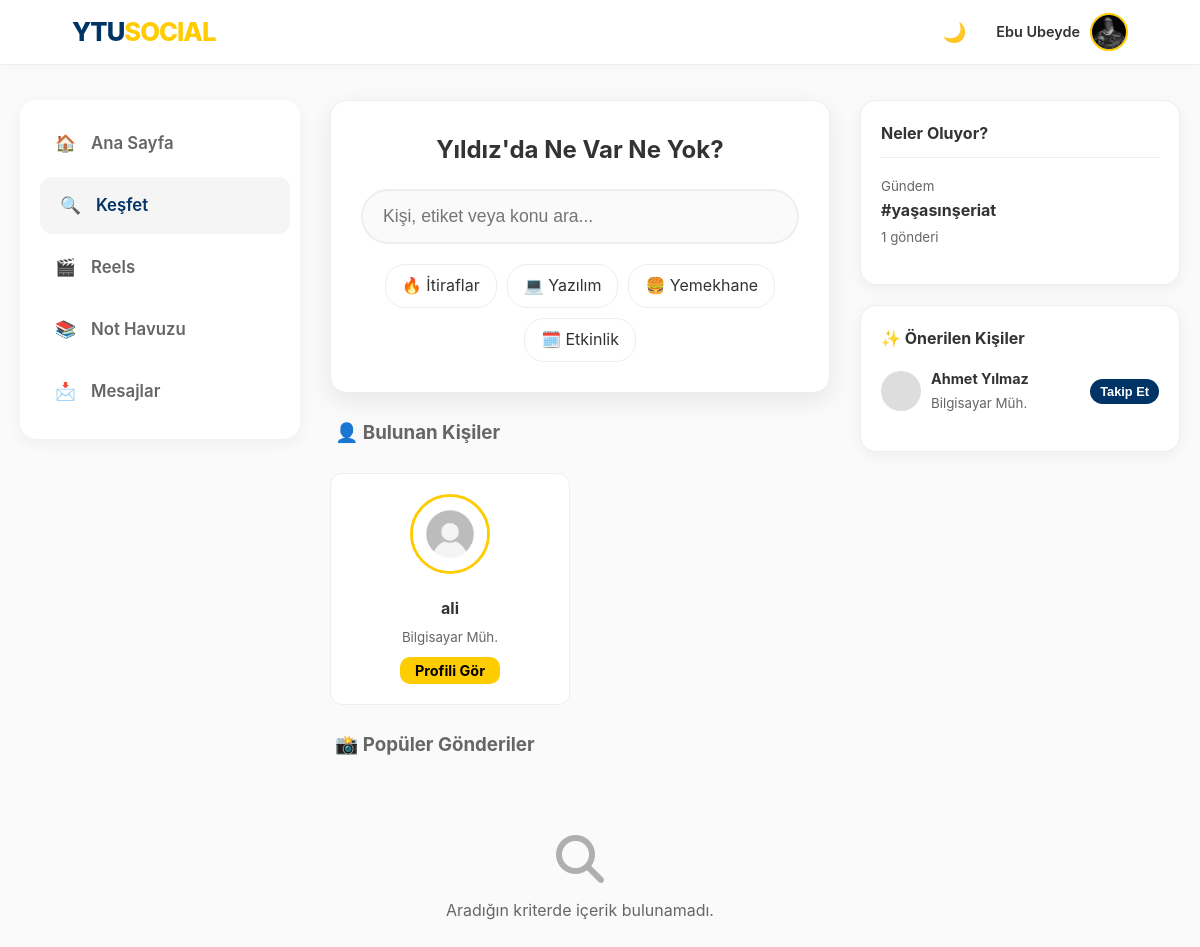
Page /explore (signed in) on the committed database.
### app.py (models this page shows, shortened)
class User(UserMixin, db.Model):
    id = db.Column(db.Integer, primary_key=True)
    email = db.Column(db.String(120), unique=True, nullable=False)
    password = db.Column(db.String(200), nullable=False)
    username = db.Column(db.String(50), nullable=True)
    handle = db.Column(db.String(30), unique=True, nullable=True)
    stories = db.relationship('Story', backref='author', lazy=True)
    is_admin = db.Column(db.Boolean, default=False)
    department = db.Column(db.String(100), nullable=True)
    score = db.Column(db.Integer, default=0)
    bio = db.Column(db.String(200), nullable=True)
    profile_pic = db.Column(db.String(200), default='img/default_avatar.png')
    is_verified = db.Column(db.Boolean, default=False)
    otp_code = db.Column(db.String(6))
    ban_expiration = db.Column(db.DateTime, nullable=True)
    is_banned = db.Column(db.Boolean, default=False)
    posts = db.relationship('Post', backref='author', lazy=True)
    image_file = db.Column(db.String(20), nullable=True)
    comments = db.relationship('Comment', backref='author', lazy=True)
    messages_sent = db.relationship('Message', foreign_keys='Message.sender_id', backref='sender', lazy='dynamic')
    messages_received = db.relationship('Message', foreign_keys='Message.recipient_id', backref='recipient', lazy='dynamic')
    saved_posts = db.relationship('SavedPost', back_populates='user', lazy=True, cascade="all, delete-orphan")
    followed = db.relationship(
        'User', secondary=followers,
        primaryjoin=(followers.c.follower_id == id),
        secondaryjoin=(followers.c.followed_id == id),
        backref=db.backref('followers', lazy='dynamic'), lazy='dynamic'
    )

### app.py (the view)
@app.route('/explore')
@login_required
def explore():
    query = request.args.get('q')
    votes = load_votes()
    for club in CLUBS_DATA:
        club['votes'] = votes.get(club['id'], 0)
    ranked_clubs = sorted(CLUBS_DATA, key=lambda x: x['votes'], reverse=True)
    if query:
        if query.startswith('#'):
            posts = Post.query.filter(Post.content.contains(query)).order_by(Post.date_posted.desc()).all()
            return render_template('index.html', posts=posts, active_tab='explore', clubs=ranked_clubs, votes=votes, stories={})
        else:
            search_term = f"%{query}%"
            users = User.query.filter(
                or_(
                    User.username.ilike(search_term),
                    User.handle.ilike(search_term),
                    User.department.ilike(search_term)
                )
            ).all()
            def siralama_puani(user):
                q_lower = query.lower()
                name_lower = (user.username or "").lower()
                handle_lower = (user.handle or "").lower()
                if name_lower == q_lower or handle_lower == q_lower: return 0
                elif name_lower.startswith(q_lower) or handle_lower.startswith(q_lower): return 1
                else: return 2
            users.sort(key=siralama_puani)
            return render_template('explore.html', users=users, search_query=query, clubs=ranked_clubs)
    else:
        users = User.query.filter(User.id != current_user.id).all()
        random.shuffle(users)
        users = users[:20]
        return render_template('explore.html', users=users, search_query=query, clubs=ranked_clubs)

### app.py (called while the page is built)
def load_votes():
    if not os.path.exists(DATA_FILE) or os.path.getsize(DATA_FILE) == 0:
        default_votes = {club['id']: 0 for club in CLUBS_DATA}
        save_votes(default_votes)
        return default_votes
    with open(DATA_FILE, 'r', encoding='utf-8') as f:
        return json.load(f)

@login_manager.user_loader
def load_user(user_id):
    return User.query.get(int(user_id))

@app.before_request
def check_ban():
    if current_user.is_authenticated:
        if current_user.is_banned or (current_user.ban_expiration and current_user.ban_expiration > datetime.now()):
            if request.endpoint not in ['logout', 'static', 'login']:
                logout_user()
                flash("🚫 Hesabınız yasaklandı veya uzaklaştırıldı.", "danger")
                return redirect(url_for('login'))

def get_trending_hashtags():
    posts = Post.query.with_entities(Post.content).all()
    hashtags = {}
    for post in posts:
        if post.content:
            found_tags = re.findall(r"#(\w+)", post.content.lower())
            for tag in found_tags:
                hashtags[tag] = hashtags.get(tag, 0) + 1
    sorted_tags = sorted(hashtags.items(), key=lambda x: x[1], reverse=True)
    return sorted_tags[:5]

@app.context_processor
def inject_global_data():
    trending = get_trending_hashtags()
    suggested = []
    if current_user.is_authenticated:
        followed_ids = [u.id for u in current_user.followed]
        followed_ids.append(current_user.id)
        suggested = User.query.filter(~User.id.in_(followed_ids)).order_by(db.func.random()).limit(5).all()
    return dict(trending_tags=trending, suggested_users=suggested)

@app.context_processor
def inject_notifications():
    if current_user.is_authenticated:
        notif_count = Notification.query.filter_by(user_id=current_user.id, is_read=False).count()
        msg_count = Message.query.filter_by(recipient_id=current_user.id, is_read=False).count()
        return dict(unread_count=notif_count, unread_msg_count=msg_count, online_users=list(ONLINE_USERS))
    return dict(unread_count=0, unread_msg_count=0, online_users=[])

@app.before_request
def start_timer():
    g.start = time.time()

@app.after_request
def log_response(response):
    if hasattr(g, 'start'):
        now = time.time()
        duration = round(now - g.start, 4)
        print(f"--- Sayfa Yükleme: {duration}s ---")
    return response

### templates/explore.html (shortened to what this page needs)
<!DOCTYPE html>
<html lang="tr">
<head>
    <link rel="stylesheet" href="/static/style.css">
    <link href="https://cdnjs.cloudflare.com/ajax/libs/font-awesome/6.4.0/css/all.min.css" rel="stylesheet">
</head>
<body>
    {% include 'navbar_partial.html' ignore missing %} <div class="explore-layout">
        <aside class="left-sidebar sticky-sidebar">
            <div class="club-card" style="border: none; padding: 15px;">
                <a href="{{ url_for('index') }}" class="sidebar-link"><span>🏠</span> Ana Sayfa</a>
                <a href="{{ url_for('explore') }}" class="sidebar-link active-link"><span>🔍</span> Keşfet</a>
                <a href="{{ url_for('reels') }}" class="sidebar-link"><span>🎬</span> Reels</a>
                <a href="{{ url_for('notes_pool') }}" class="sidebar-link"><span>📚</span> Not Havuzu</a>
                <a href="{{ url_for('messages_inbox') }}" class="sidebar-link"><span>📩</span> Mesajlar</a>
            </div>
        </aside>
        <main class="explore-main">
            <div class="search-hero">
                <h2 style="margin-bottom: 20px; color: var(--text-color);">Yıldız'da Ne Var Ne Yok?</h2>
                <form action="{{ url_for('explore') }}" method="GET">
                    <input type="text" name="q" class="search-input-lg" placeholder="Kişi, etiket veya konu ara..." value="{{ request.args.get('q', '') }}">
                </form>
                <div style="margin-top: 20px; display: flex; gap: 10px; justify-content: center; flex-wrap: wrap;">
                    <a href="{{ url_for('explore', q='#itiraflar') }}" class="filter-chip">🔥 İtiraflar</a>
                    <a href="{{ url_for('explore', q='#yazilim') }}" class="filter-chip">💻 Yazılım</a>
                    <a href="{{ url_for('explore', q='#yemekhane') }}" class="filter-chip">🍔 Yemekhane</a>
                    <a href="{{ url_for('explore', q='#etkinlik') }}" class="filter-chip">🗓️ Etkinlik</a>
                </div>
            </div>
            {% if users %}
            <h3 style="color: var(--text-muted); margin-left: 5px;">👤 Bulunan Kişiler</h3>
            <div class="user-results-grid">
                {% for user in users %}
                <div class="user-card-explore">
                    <img src="/static/{{ user.profile_pic }}" class="user-explore-avatar">
                    <h4 style="margin: 5px 0; color: var(--text-color);">{{ user.username }}</h4>
                    <small style="color: var(--text-muted); display: block; margin-bottom: 10px;">{{ user.department }}</small>
                    <a href="{{ url_for('user_profile', handle=user.handle) }}" class="btn-primary" style="padding: 5px 15px; font-size: 0.9rem;">Profili Gör</a>
                </div>
                {% endfor %}
            </div>
            {% endif %}
            <h3 style="color: var(--text-muted); margin-left: 5px;">📸 Popüler Gönderiler</h3>
            {% if posts %}
            <div class="masonry-grid">
                {% for post in posts %}
                <div class="masonry-item">
                    {% if post.image_file %}
                        {% if post.is_video() %}
                            <video src="/static/post_images/{{ post.image_file }}" controls class="masonry-img"></video>
                        {% else %}
                            <img src="/static/post_images/{{ post.image_file }}" class="masonry-img" onclick="openLightbox(this.src)">
                        {% endif %}
                    {% endif %}
                    <div class="masonry-content">
                        <div style="display: flex; align-items: center; gap: 10px; margin-bottom: 10px;">
                            <img src="/static/{{ post.author.profile_pic }}" style="width: 30px; height: 30px; border-radius: 50%;">
                            <span style="font-weight: bold; font-size: 0.9rem;">{{ post.author.username }}</span>
                        </div>
                        <p style="font-size: 0.9rem; color: var(--text-color); margin-bottom: 10px;">{{ post.content | truncate(100) }}</p>
                        <div style="display: flex; justify-content: space-between; color: var(--text-muted); font-size: 0.8rem;">
                            <span>❤️ {{ post.liked_by|length }}</span>
                            <span>💬 {{ post.comments|length }}</span>
                        </div>
                    </div>
                </div>
                {% endfor %}
            </div>
            {% else %}
            <div style="text-align: center; padding: 50px; color: var(--text-muted);">
                <i class="fas fa-search" style="font-size: 3rem; margin-bottom: 15px; opacity: 0.5;"></i>
                <p>Aradığın kriterde içerik bulunamadı.</p>
            </div>
            {% endif %}
        </main>
        <aside class="right-sidebar sticky-sidebar">
            <div class="club-card" style="margin-bottom: 20px;">
                <h4 style="margin-bottom: 15px; padding-bottom: 10px; border-bottom: 1px solid var(--border-color);">Neler Oluyor?</h4>
                {% for tag, count in trending_tags %} <div style="margin-bottom: 15px;">
                    <small style="color: var(--text-muted);">Gündem</small>
                    <div style="font-weight: bold;">#{{ tag }}</div>
                    <small style="color: var(--text-muted);">{{ count }} gönderi</small>
                </div>
                {% endfor %}
            </div>
            <div class="club-card">
                <h4 style="margin-bottom: 15px;">✨ Önerilen Kişiler</h4>
                <div style="display: flex; align-items: center; gap: 10px; margin-bottom: 15px;">
                    <div style="width: 40px; height: 40px; background: #ddd; border-radius: 50%;"></div>
                    <div style="flex: 1;">
                        <div style="font-weight: bold; font-size: 0.9rem;">Ahmet Yılmaz</div>
                        <small style="color: var(--text-muted);">Bilgisayar Müh.</small>
                    </div>
                    <button class="btn-vote" style="padding: 5px 10px; font-size: 0.8rem;">Takip Et</button>
                </div>
            </div>
        </aside>
    </div>
</body>
</html>

### templates/navbar_partial.html (shortened to what this page needs)
<nav class="navbar">
    <a href="/" class="nav-logo">YTU<span>SOCIAL</span></a>
    <div class="nav-items" id="mobile-menu">
        <button type="button" onclick="toggleDarkMode()" id="theme-btn" title="Temayı Değiştir" style="background:none; border:none; cursor:pointer; font-size:1.2rem;">
            🌙
        </button>
        <div class="profile-menu" onclick="toggleProfileDropdown()">
            {% if current_user.is_authenticated %}
                <span style="font-weight: 600; font-size: 0.9rem;">{{ current_user.username }}</span>
                <img src="/static/{{ current_user.profile_pic }}" class="nav-avatar" alt="Profil">
            {% else %}
                <span style="font-weight: 600;">Misafir</span>
                <img src="/static/img/default_avatar.png" class="nav-avatar" alt="Misafir">
            {% endif %}
        </div>
    </div>
</nav>

### static/style.css (style rules this page uses)
:root { --ytu-lacivert: #003366; --ytu-sari: #ffcc00; --hata-kirmizi: #dc3545; --bg-light: #fafafa; --white: #ffffff; --shadow: 0 8px 25px rgba(0, 0, 0, 0.08); --bg-color: #fafafa; --card-bg: #ffffff; --text-color: #333; --text-muted: #666; --border-color: #eee; --input-bg: #fff; --link-hover: #f5f5f5; }
* { box-sizing: border-box; margin: 0; padding: 0; }
body { font-family: 'Inter', 'Segoe UI', Tahoma, sans-serif; background-color: var(--bg-color); color: var(--text-color); line-height: 1.6; transition: background-color 0.3s, color 0.3s; }
a { text-decoration: none; color: inherit; }
.navbar { position: fixed; top: 0; left: 0; right: 0; height: 65px; background: var(--card-bg); border-bottom: 1px solid var(--border-color); display: flex; justify-content: space-between; align-items: center; padding: 0 6%; z-index: 1000; box-shadow: 0 2px 10px rgba(0, 0, 0, 0.02); transition: background-color 0.3s; }
.nav-items { display: flex; align-items: center; gap: 20px; }
.nav-logo { font-size: 1.6rem; font-weight: 800; color: var(--ytu-lacivert); letter-spacing: -1px; }
.nav-logo span { color: var(--ytu-sari); }
.profile-menu { position: relative; display: flex; align-items: center; cursor: pointer; padding: 10px 0 10px 10px; }
.nav-avatar { width: 38px; height: 38px; border-radius: 50%; object-fit: cover; margin-left: 10px; border: 2px solid var(--ytu-sari); }
.sticky-sidebar { position: sticky; top: 90px; height: fit-content; }
.sidebar-link { display: flex; align-items: center; gap: 15px; padding: 15px 20px; font-size: 1.05rem; font-weight: 600; color: var(--text-muted); border-radius: 12px; transition: 0.3s; margin-bottom: 5px; }
.sidebar-link:hover, .sidebar-link.active-link { background-color: var(--link-hover); color: var(--ytu-lacivert); transform: translateX(5px); }
.club-card { background: var(--card-bg); border-radius: 16px; padding: 20px; box-shadow: 0 4px 15px rgba(0, 0, 0, 0.05); border: 1px solid var(--border-color); transition: all 0.3s cubic-bezier(0.4, 0, 0.2, 1); }
.btn-primary { background: var(--ytu-sari); color: #000; width: 100%; padding: 14px; border: none; border-radius: 10px; font-weight: 700; cursor: pointer; transition: 0.3s; margin-top: 15px; }
.btn-vote { background: var(--ytu-lacivert); color: white; border: none; padding: 8px 16px; border-radius: 20px; cursor: pointer; font-weight: 600; }
.filter-chip { background: var(--card-bg); border: 1px solid var(--border-color); padding: 8px 16px; border-radius: 20px; color: var(--text-color); text-decoration: none; white-space: nowrap; transition: 0.2s; }

### templates/explore.html (style rules this page uses)
.explore-layout { display: grid; grid-template-columns: 280px 1fr 320px; gap: 30px; max-width: 1400px; margin: 100px auto 40px; padding: 0 20px; }
.explore-main { display: flex; flex-direction: column; gap: 25px; }
.search-hero { background: var(--card-bg); padding: 30px; border-radius: 16px; border: 1px solid var(--border-color); text-align: center; box-shadow: var(--shadow); }
.search-input-lg { width: 100%; max-width: 600px; padding: 15px 20px; border-radius: 30px; border: 2px solid var(--border-color); background: var(--bg-color); color: var(--text-color); font-size: 1.1rem; transition: border-color 0.3s; }
.user-results-grid { display: grid; grid-template-columns: repeat(auto-fill, minmax(200px, 1fr)); gap: 20px; }
.user-card-explore { background: var(--card-bg); border: 1px solid var(--border-color); border-radius: 12px; padding: 20px; text-align: center; transition: transform 0.2s; }
.user-explore-avatar { width: 80px; height: 80px; border-radius: 50%; object-fit: cover; border: 3px solid var(--ytu-sari); margin-bottom: 10px; }

### rows in the picture
User: username "Ebu Ubeyde", profile_pic (picture)
User: profile_pic (placeholder picture), username "ali", department "Bilgisayar Müh."

### other values in the picture
{{ tag }} "yaşasınşeriat"
{{ count }} "1"
